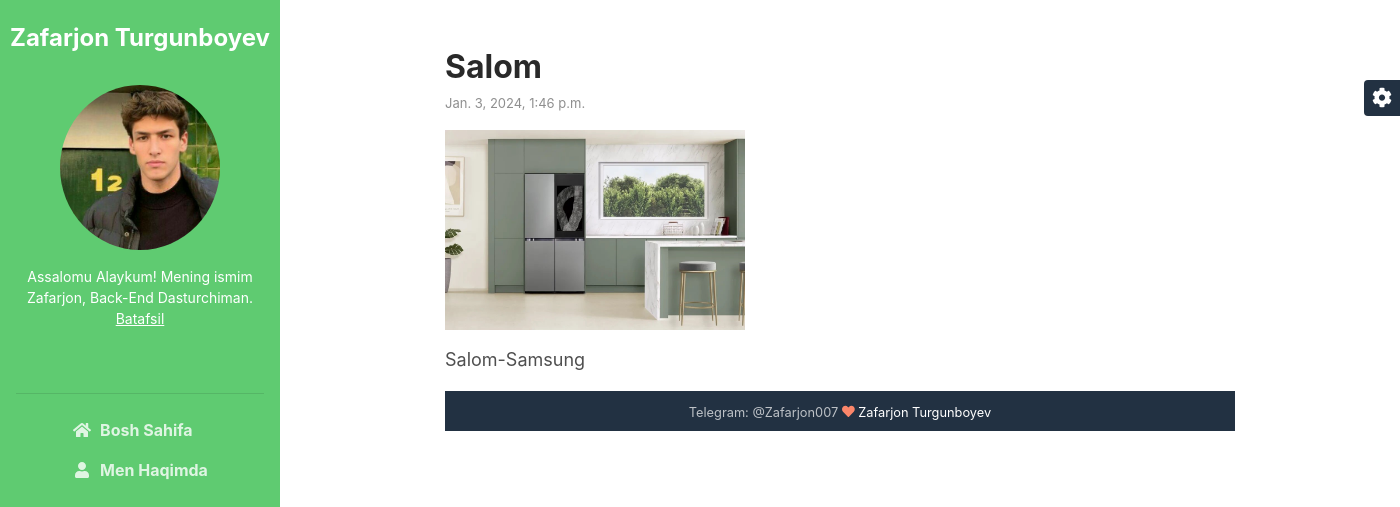
Screenshot of /post/salom/ with the database file from the repository.
### blogapp/models.py (models this page shows, shortened)
class HomePostNews(models.Model):
    sarlavha = models.CharField(max_length=250)
    slug = models.CharField(max_length=250)
    matn = models.TextField()
    rasm = models.ImageField(upload_to="media")
    url = models.URLField(blank=True)
    yaratilgan_sana = models.DateTimeField(auto_now_add=True)
    class Meta:
        ordering = ["-yaratilgan_sana"]

### blogapp/views.py (the view)
# urls.py: path('post/<slug:slug>/', DetailView, name='detail'),
def DetailView(request, slug):
    post = HomePostNews.objects.filter(slug=slug)
    content = {
        "post": post
    }
    return render(request, 'detail.html', content)

### templates/detail.html (shortened to what this page needs)
<!DOCTYPE html>
<html lang="en">
<head>
	{% load static %}
    <link rel="stylesheet" href="//cdnjs.cloudflare.com/ajax/libs/highlight.js/9.14.2/styles/monokai-sublime.min.css">
    <link id="theme-style" rel="stylesheet" href="{% static 'assets/css/theme-1.css' %}">
</head>
<body>
    <header class="header text-center">
	    <h1 class="blog-name pt-lg-4 mb-0"><a href="index.html">Zafarjon Turgunboyev</a></h1>
	    <nav class="navbar navbar-expand-lg navbar-dark" >
			<div id="navigation" class="collapse navbar-collapse flex-column" >
				<div class="profile-section pt-3 pt-lg-0">
				    <img class="profile-image mb-3 rounded-circle mx-auto" src="{% static 'assets/images/myself.png' %}" alt="image" >
					<div class="bio mb-3">Assalomu Alaykum! Mening ismim Zafarjon, Back-End Dasturchiman.<br><a href="{% url 'aboutview' %}">Batafsil</a></div>
					<ul class="social-list list-inline py-3 mx-auto">
			        </ul>
			        <hr>
				</div>
				<ul class="navbar-nav flex-column text-left">
					<li class="nav-item">
					    <a class="nav-link" href="{% url 'homeview' %}"><i class="fas fa-home fa-fw mr-2"></i>Bosh Sahifa <span class="sr-only">(current)</span></a>
					</li>
					<li class="nav-item">
					    <a class="nav-link" href="{% url 'aboutview' %}"><i class="fas fa-user fa-fw mr-2"></i>Men Haqimda</a>
					</li>
				</ul>
			</div>
		</nav>
    </header>
    <div class="main-wrapper">
	    <article class="blog-post px-3 py-5 p-md-5">
		    <div class="container">
				{% for i in post %}
			    <header class="blog-post-header">
				    <h2 class="title mb-2">{{i.sarlavha}}</h2>
				    <div class="meta mb-3"><span class="date">{{i.yaratilgan_sana}}</span></div>
			    </header>
			    <div class="blog-post-body">
				    <figure class="blog-banner">
				        <a href="https://made4dev.com"><img class="img-fluid" src="{{i.rasm.url}}" alt="image" width="300px"></a>
				    </figure>
				    <p>{{i.matn}}</p>
					{% endfor %}
				</div>
					<footer class="footer text-center py-2 theme-bg-dark">
                <small class="copyright"> Telegram: @Zafarjon007 <i class="fas fa-heart" style="color: #fb866a;"></i>  <a href="http://themes.3rdwavemedia.com" target="_blank"> Zafarjon Turgunboyev</a> </small>
	    </footer>
    </div>
    <div id="config-panel" class="config-panel d-none d-lg-block">
        <div class="panel-inner">
            <a id="config-trigger" class="config-trigger config-panel-hide text-center" href="#"><i class="fas fa-cog fa-spin mx-auto" data-fa-transform="down-6" ></i></a>
        </div>
    </div>
</body>
</html>

### rows the page displays
HomePostNews: sarlavha "Salom", yaratilgan_sana "Jan. 3, 2024, 1:46 p.m.", rasm (picture), matn "Salom-Samsung"
